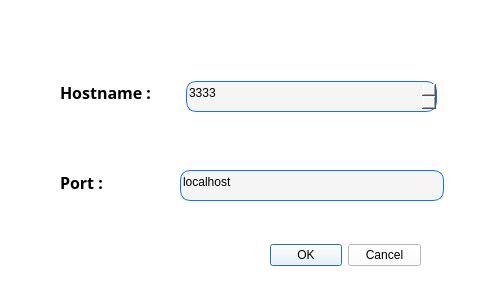
<?xml version="1.0" encoding="UTF-8"?>
<ui version="4.0">
 <class>Dialog</class>
 <widget class="QDialog" name="Dialog">
  <property name="geometry">
   <rect>
    <x>0</x>
    <y>0</y>
    <width>487</width>
    <height>295</height>
   </rect>
  </property>
  <property name="windowTitle">
   <string>Dialog</string>
  </property>
  <property name="styleSheet">
   <string notr="true">background-color: rgb(255, 255, 255);</string>
  </property>
  <widget class="QDialogButtonBox" name="buttonBox">
   <property name="geometry">
    <rect>
     <x>270</x>
     <y>230</y>
     <width>151</width>
     <height>51</height>
    </rect>
   </property>
   <property name="minimumSize">
    <size>
     <width>51</width>
     <height>51</height>
    </size>
   </property>
   <property name="styleSheet">
    <string notr="true">QDialogButtonBox {
background:rgb(0, 102, 255);
color:white;

}

QDialogButtonBox::hover
{
background:rgb(0, 51, 162);
color:white;


}</string>
   </property>
   <property name="orientation">
    <enum>Qt::Horizontal</enum>
   </property>
   <property name="standardButtons">
    <set>QDialogButtonBox::Cancel|QDialogButtonBox::Ok</set>
   </property>
  </widget>
  <widget class="QLabel" name="label">
   <property name="geometry">
    <rect>
     <x>60</x>
     <y>80</y>
     <width>101</width>
     <height>24</height>
    </rect>
   </property>
   <property name="font">
    <font>
     <family>Yu Gothic UI Semibold</family>
     <pointsize>12</pointsize>
     <weight>75</weight>
     <bold>true</bold>
    </font>
   </property>
   <property name="text">
    <string>Hostname :</string>
   </property>
  </widget>
  <widget class="QSpinBox" name="port">
   <property name="geometry">
    <rect>
     <x>186</x>
     <y>81</y>
     <width>251</width>
     <height>31</height>
    </rect>
   </property>
   <property name="styleSheet">
    <string notr="true">border-radius: 10px;
background: #F5F5F5;
border: 1px solid rgb(19, 113, 255);
padding-bottom:7px;</string>
   </property>
   <property name="maximum">
    <number>9999</number>
   </property>
   <property name="value">
    <number>3333</number>
   </property>
  </widget>
  <widget class="QLineEdit" name="hostname">
   <property name="geometry">
    <rect>
     <x>180</x>
     <y>170</y>
     <width>264</width>
     <height>31</height>
    </rect>
   </property>
   <property name="styleSheet">
    <string notr="true">border-radius: 10px;
background: #F5F5F5;
border: 1px solid rgb(19, 113, 255);
padding-bottom:7px;</string>
   </property>
   <property name="text">
    <string>localhost</string>
   </property>
  </widget>
  <widget class="QLabel" name="label_2">
   <property name="geometry">
    <rect>
     <x>60</x>
     <y>170</y>
     <width>111</width>
     <height>25</height>
    </rect>
   </property>
   <property name="font">
    <font>
     <family>Yu Gothic UI Semibold</family>
     <pointsize>12</pointsize>
     <weight>75</weight>
     <bold>true</bold>
    </font>
   </property>
   <property name="text">
    <string>Port :</string>
   </property>
  </widget>
 </widget>
 <resources/>
 <connections>
  <connection>
   <sender>buttonBox</sender>
   <signal>accepted()</signal>
   <receiver>Dialog</receiver>
   <slot>accept()</slot>
   <hints>
    <hint type="sourcelabel">
     <x>248</x>
     <y>254</y>
    </hint>
    <hint type="destinationlabel">
     <x>157</x>
     <y>274</y>
    </hint>
   </hints>
  </connection>
  <connection>
   <sender>buttonBox</sender>
   <signal>rejected()</signal>
   <receiver>Dialog</receiver>
   <slot>reject()</slot>
   <hints>
    <hint type="sourcelabel">
     <x>316</x>
     <y>260</y>
    </hint>
    <hint type="destinationlabel">
     <x>286</x>
     <y>274</y>
    </hint>
   </hints>
  </connection>
 </connections>
</ui>
